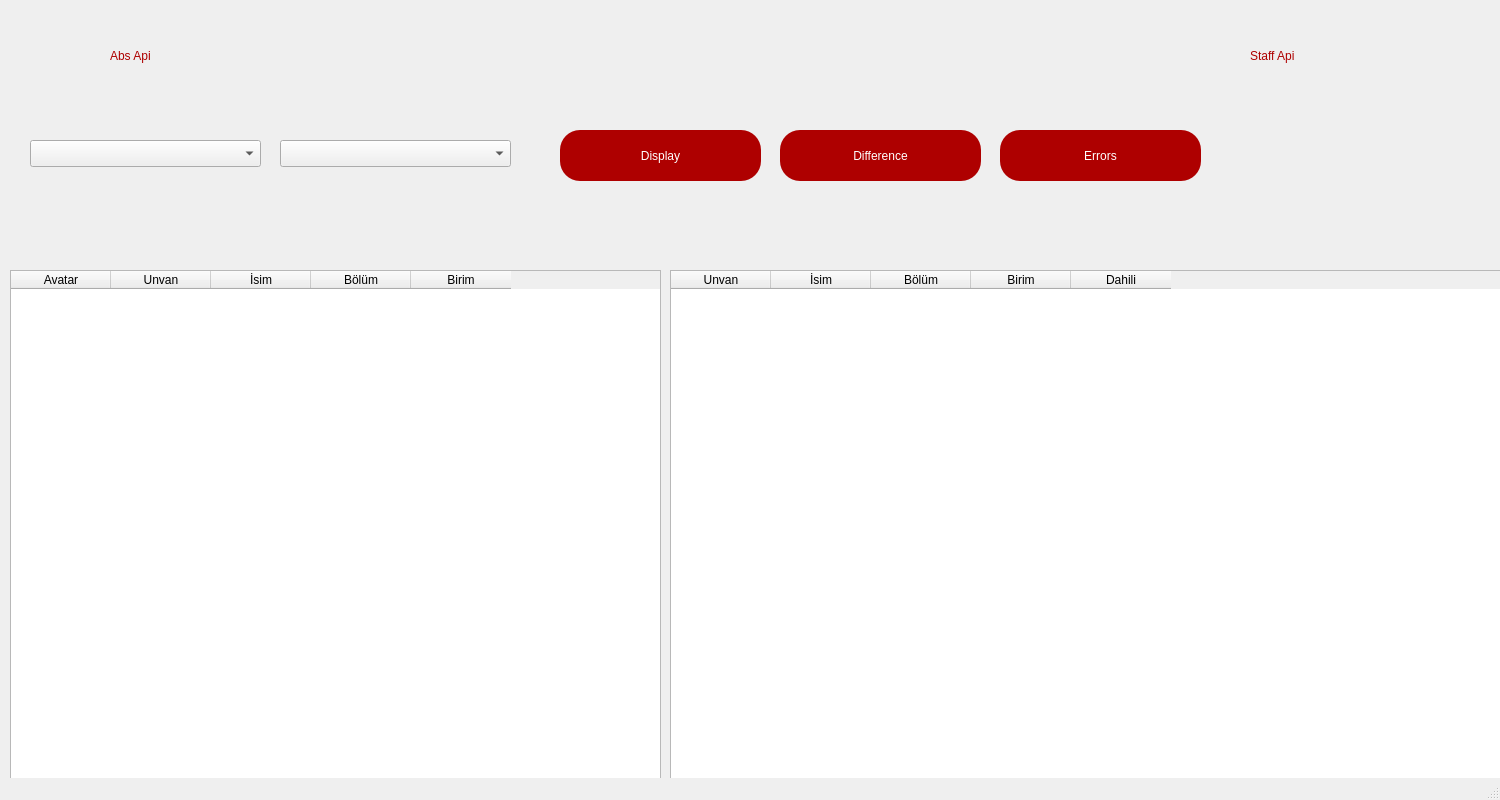
<?xml version="1.0" encoding="UTF-8"?>
<ui version="4.0">
 <class>MainWindow</class>
 <widget class="QMainWindow" name="MainWindow">
  <property name="geometry">
   <rect>
    <x>0</x>
    <y>0</y>
    <width>1500</width>
    <height>800</height>
   </rect>
  </property>
  <property name="windowTitle">
   <string>MainWindow</string>
  </property>
  <widget class="QWidget" name="centralwidget">
   <widget class="QLabel" name="label_2">
    <property name="geometry">
     <rect>
      <x>1250</x>
      <y>10</y>
      <width>231</width>
      <height>91</height>
     </rect>
    </property>
    <property name="styleSheet">
     <string notr="true">font: 30pt &quot;DejaVu Sans&quot;; color:rgb(174,0,0)</string>
    </property>
    <property name="text">
     <string>Staff Api</string>
    </property>
   </widget>
   <widget class="QTableWidget" name="tableStaff">
    <property name="geometry">
     <rect>
      <x>670</x>
      <y>270</y>
      <width>881</width>
      <height>521</height>
     </rect>
    </property>
    <property name="styleSheet">
     <string notr="true">font: 8pt &quot;DejaVu Sans&quot;;</string>
    </property>
    <column>
     <property name="text">
      <string>Unvan</string>
     </property>
    </column>
    <column>
     <property name="text">
      <string>İsim</string>
     </property>
    </column>
    <column>
     <property name="text">
      <string>Bölüm</string>
     </property>
    </column>
    <column>
     <property name="text">
      <string>Birim</string>
     </property>
    </column>
    <column>
     <property name="text">
      <string>Dahili</string>
     </property>
    </column>
   </widget>
   <widget class="QPushButton" name="ph_errors">
    <property name="geometry">
     <rect>
      <x>1000</x>
      <y>130</y>
      <width>201</width>
      <height>51</height>
     </rect>
    </property>
    <property name="styleSheet">
     <string notr="true">border-radius:20px;
font: 12pt &quot;DejaVu Sans&quot;;color:rgb(255, 255, 255);
background-color:rgb(174,0,0);</string>
    </property>
    <property name="text">
     <string>Errors</string>
    </property>
   </widget>
   <widget class="QTableWidget" name="tableAbs">
    <property name="geometry">
     <rect>
      <x>10</x>
      <y>270</y>
      <width>651</width>
      <height>521</height>
     </rect>
    </property>
    <property name="styleSheet">
     <string notr="true">font: 8pt &quot;DejaVu Sans&quot;;</string>
    </property>
    <column>
     <property name="text">
      <string>Avatar</string>
     </property>
    </column>
    <column>
     <property name="text">
      <string>Unvan</string>
     </property>
    </column>
    <column>
     <property name="text">
      <string>İsim</string>
     </property>
    </column>
    <column>
     <property name="text">
      <string>Bölüm</string>
     </property>
    </column>
    <column>
     <property name="text">
      <string>Birim</string>
     </property>
    </column>
   </widget>
   <widget class="QLabel" name="label">
    <property name="geometry">
     <rect>
      <x>110</x>
      <y>10</y>
      <width>231</width>
      <height>91</height>
     </rect>
    </property>
    <property name="styleSheet">
     <string notr="true">font: 30pt &quot;DejaVu Sans&quot;; color:rgb(174,0,0)</string>
    </property>
    <property name="text">
     <string>Abs Api</string>
    </property>
   </widget>
   <widget class="QComboBox" name="cb_birim">
    <property name="geometry">
     <rect>
      <x>30</x>
      <y>140</y>
      <width>231</width>
      <height>27</height>
     </rect>
    </property>
   </widget>
   <widget class="QPushButton" name="ph_display">
    <property name="geometry">
     <rect>
      <x>560</x>
      <y>130</y>
      <width>201</width>
      <height>51</height>
     </rect>
    </property>
    <property name="styleSheet">
     <string notr="true">border-radius:20px;
font: 12pt &quot;DejaVu Sans&quot;;color:rgb(255, 255, 255);
background-color:rgb(174,0,0);</string>
    </property>
    <property name="text">
     <string>Display</string>
    </property>
   </widget>
   <widget class="QComboBox" name="cb_bolum">
    <property name="geometry">
     <rect>
      <x>280</x>
      <y>140</y>
      <width>231</width>
      <height>27</height>
     </rect>
    </property>
   </widget>
   <widget class="QPushButton" name="ph_difference">
    <property name="geometry">
     <rect>
      <x>780</x>
      <y>130</y>
      <width>201</width>
      <height>51</height>
     </rect>
    </property>
    <property name="styleSheet">
     <string notr="true">border-radius:20px;
font: 12pt &quot;DejaVu Sans&quot;;color:rgb(255, 255, 255);
background-color:rgb(174,0,0);</string>
    </property>
    <property name="text">
     <string>Difference</string>
    </property>
   </widget>
  </widget>
  <widget class="QMenuBar" name="menubar">
   <property name="geometry">
    <rect>
     <x>0</x>
     <y>0</y>
     <width>1500</width>
     <height>22</height>
    </rect>
   </property>
  </widget>
  <widget class="QStatusBar" name="statusbar"/>
 </widget>
 <resources/>
 <connections/>
</ui>
